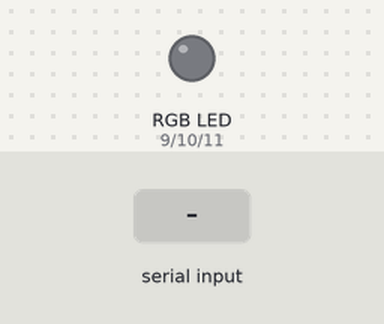
This sketch was run on a simulated Arduino Uno, built with avr-gcc and run on an emulated ATmega328P. On the bench: an RGB LED mixed from three pins (HIGH = lit). The inputs (shaded band) are chosen by the test bench. Dim RGB values are drawn brighter than linear.

Above: at 1.2 s.
1.3 s: "90,45,200\n" received over Serial
At 2.0 s:
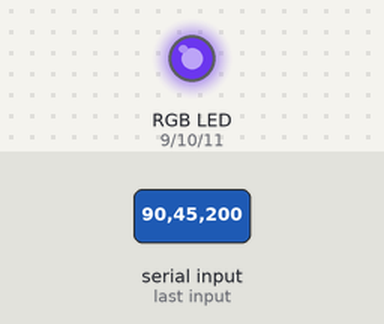
2.8 s: "30,150,10\n" received over Serial
At 3.1 s:
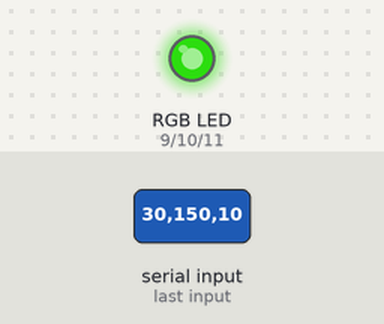
4.3 s: "1,90,45\n" received over Serial
At 5.4 s:
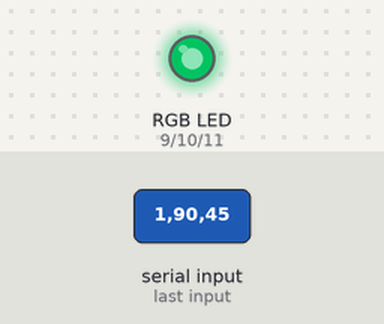
Timing chart, 0 to 7.3 s (numbered marks = the images above; inputs shaded):
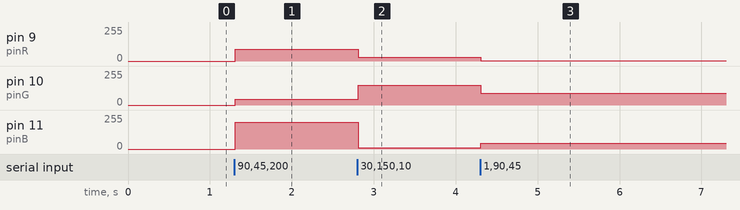

The sketch:

selectorDeColor.ino
```cpp
int pinR = 9;   // Rojo
int pinG = 10;  // Verde
int pinB = 11;  // Azul

void setup() {
  Serial.begin(9600);
  pinMode(pinR, OUTPUT);
  pinMode(pinG, OUTPUT);
  pinMode(pinB, OUTPUT);
}

void loop() {
  if (Serial.available() > 0) {
    String datos = Serial.readStringUntil('\n'); // recibe hasta salto de línea
    int coma1 = datos.indexOf(',');
    int coma2 = datos.lastIndexOf(',');

    if (coma1 > 0 && coma2 > coma1) {
      int r = datos.substring(0, coma1).toInt();
      int g = datos.substring(coma1 + 1, coma2).toInt();
      int b = datos.substring(coma2 + 1).toInt();

      // Aplica valores PWM
      analogWrite(pinR, r);
      analogWrite(pinG, g);
      analogWrite(pinB, b);
    }
  }
}
```

Measured:
- after the input at 1.3 s, pin 9 (pinR): 0/255 → 90/255 at once; pin 10 (pinG): 0/255 → 45/255 at once; pin 11 (pinB): 0/255 → 200/255 at once
- after the input at 2.8 s, pin 9 (pinR): 90/255 → 30/255 at once; pin 10 (pinG): 45/255 → 150/255 at once; pin 11 (pinB): 200/255 → 10/255 at once
- after the input at 4.3 s, pin 9 (pinR): 30/255 → 1/255 at once; pin 10 (pinG): 150/255 → 90/255 at once; pin 11 (pinB): 10/255 → 45/255 at once
